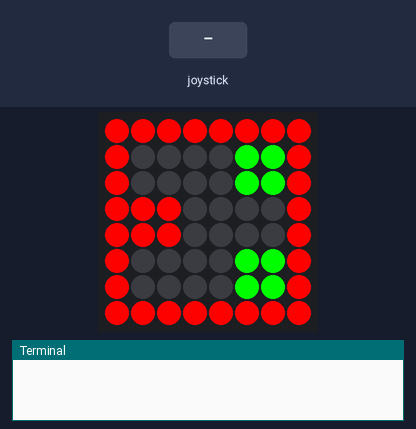
Bench run of a program on a simulated Raspberry Pi (BCM pin numbers) with a Sense HAT. Shown: the Sense HAT's 8×8 RGB LED matrix, the last lines printed to the terminal. Inputs (shaded band) come from the test bench. The pygame window is not drawn.

Above: at 1.2 s.
1.3 s: joystick clicked
At 1.8 s:
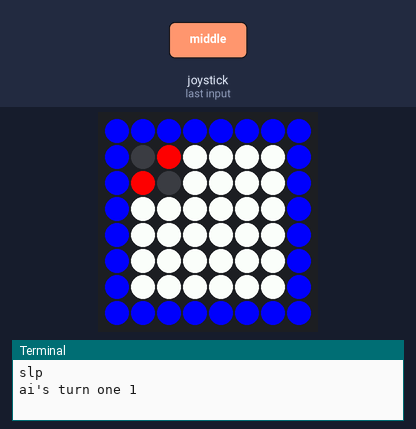
2.8 s: joystick pushed up
At 4.1 s:
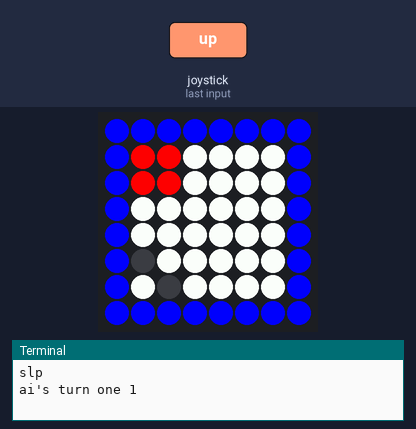
Timing chart, 0 to 5.8 s (numbered marks = the images above; inputs shaded):
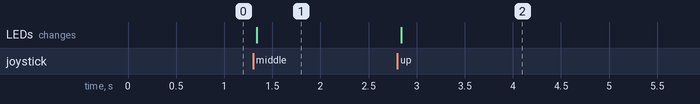

The program:

main.py
```python
"""
    -Eric Hamilton
    -Period 1
    -eng006
"""

from sense_hat import SenseHat
import time
import pygame  # See http://www.pygame.org/docs
from pygame.locals import *
import copy

sense = SenseHat()

WHITE = [255,255,255]
PLAYER_ONE = [255, 0, 0]
PLAYER_TWO = [0, 0, 255]
PLAYER_ONE_DIM = [0, 0, 0]
PLAYER_TWO_DIM = [0, 0, 0]
# 0, 0 = Top left
# 7, 7 = Bottom right


def set_pixels(pixels, color):
    for p in pixels:
        sense.set_pixel(p[0], p[1], color[0], color[1], color[2])


board = [x[:] for x in [["empty"] * 3] * 3]
game_mode = "undef"
turn = "one"
turn_number = 1
selected_square = [0, 0]  # x, y


def main():

    global board
    global game_mode
    global turn
    global turn_number
    global selected_square

    pygame.init()
    pygame.display.set_mode((64, 64))
    while True:
        board = [x[:] for x in [["empty"] * 3] * 3]
        game_mode = "undef"
        turn = "one"
        turn_number = 1
        selected_square = [0, 0]  # x, y

        request_gametype()

        while not is_game_over():
            print_board()
            request_play()

        print_board()
        if player_won("one", board):
            set_edge(PLAYER_ONE)
        elif player_won("two", board):
            set_edge(PLAYER_TWO)
        else:
            print("nobody won...")
            set_edge([0, 0, 0])
        time.sleep(5)


# user selects square to play in (and updates board to represent that), todo: computer AI for selection
def request_play():  # AI is always player one, playing first (life isn't fair. deal with it.)
    global game_mode
    global square_chosen
    if turn == "one":
        set_edge(PLAYER_ONE)
    else:
        set_edge(PLAYER_TWO)
    if (game_mode == "slp") and (turn == "one"):
        request_ai_play()
    else:   # player's turn (either slp or coop)
        square_chosen = False
        is_invalid_input = True
        while is_invalid_input:  # loop until valid square is selected
            not_selected = True
            print_board()
            if turn == "one":
                set_edge(PLAYER_ONE)
                print_cursor(selected_square[0], selected_square[1], PLAYER_ONE_DIM)
            else:
                set_edge(PLAYER_TWO)
                print_cursor(selected_square[0], selected_square[1], PLAYER_TWO_DIM)
            while not_selected:  # loop until center pressed (indicating selection)
                for event in pygame.event.get():
                    if event.type == KEYDOWN:
                        if event.key == pygame.K_RETURN:    # center joystick pressed
                            not_selected = False
                        else:
                            handle_event(event)
                            print_board()
                            if turn == "one":
                                set_edge(PLAYER_ONE)
                                print_cursor(selected_square[0], selected_square[1], PLAYER_ONE_DIM)
                            else:
                                set_edge(PLAYER_TWO)
                                print_cursor(selected_square[0], selected_square[1], PLAYER_TWO_DIM)
            if board[selected_square[0]][selected_square[1]] == "empty":    # valid square, so update board and end loop
                    is_invalid_input = False
                    board[selected_square[0]][selected_square[1]] = turn
    swap_turn()


# ai turn
def request_ai_play():
    print("ai's turn", turn, turn_number)
    # AI's turn (odd turn (turn counts from 1))
    for i in range(9):  # test all possible wins
        test_board = copy.deepcopy(board)
        test_board[i // 3][i % 3] = "one"
        if board[i // 3][i % 3] == "empty" and player_won("one", test_board):  # winning move, so play
            board[i // 3][i % 3] = "one"
            return
    for i in range(9):  # test all possible opponent wins
        test_board = copy.deepcopy(board)
        test_board[i // 3][i % 3] = "two"
        if board[i // 3][i % 3] == "empty" and player_won("two", test_board):  # block opp win move
            board[i // 3][i % 3] = "one"
            return
    if board[0][0] == board[2][2] == board[1][1] == "empty":  # take top left if diagonal from it is free
        board[0][0] = "one"
        return
    if turn_number == 3:
        if board[0][0] == "one" and board[1][1] == board[2][2] == "empty":
            # take bottom right corner if it and center are empty
            board[2][2] = "one"
            return
        else:
            board[2][0] = "one"  # take bottom left if player took our square or center
            return
    if turn_number == 5:
        if board[2][0] == "empty":  # check bottom left, if empty, take it
            board[2][0] = "one"
            return
        elif board[0][2] == "empty":  # take top right square if empty and bottom left is already used
            board[0][2] = "one"
            return
        else:
            # should never reach (if the opponent blocked both above squares, we'd play in the winning squares),
            # but play in a random square
            print("nuclear option! playing randomly! watch out!")
    for i in range(9):  # find an empty square
        if board[i // 3][i % 3] == "empty":
            board[i // 3][i % 3] = "one"
            return


# swaps value of global turn var
def swap_turn():
    global turn
    global turn_number
    turn_number += 1
    if turn == "one":
        turn = "two"
    else:
        turn = "one"


# returns True if there are no more open spaces or if a player has won
def is_game_over():
    if player_won("one", board) or player_won("two", board):
        return True
    for i in range(3):
        for j in range(3):
            if board[i][j] == "empty":
                return False
    return True


# Checks win conditions for one player on board
def player_won(player, brd):
    for i in range(3):  # Horizontal Rows
        if brd[i][0] == brd[i][1] == brd[i][2] == player:
            return True
    for i in range(3):  # Vertical Columns
        if brd[0][i] == brd[1][i] == brd[2][i] == player:
            return True
    if brd[0][0] == brd[1][1] == brd[2][2] == player:  # L->R Diagonal
        return True
    if brd[0][2] == brd[1][1] == brd[2][0] == player:  # R->L Diagonal
        return True
    return False


# prompts for game type, then sets game type global var
def request_gametype():
    global game_mode
    # SHOW OPTIONS
    sense.clear(0, 0, 0)
    print_square(0, 1, [255, 0, 0])
    print_square(2, 0, [0, 255, 0])
    print_square(2, 2, [0, 255, 0])
    # show current selection on border
    sel = 0
    not_selected = True
    while not_selected:
        if sel == 0:
            set_edge([255, 0, 0])
        else:
            set_edge([0, 255, 0])
        for event in pygame.event.get():
            if event.type == KEYDOWN:
                if event.key == pygame.K_LEFT or event.key == pygame.K_RIGHT:
                    sel = (sel + 1) % 2
                elif event.key == pygame.K_RETURN:
                    not_selected = False
    if sel == 0:
        game_mode = "slp"
    else:
        game_mode = "coop"
    print(game_mode)


def print_board():
    for i in range(len(board)):
        for j in range(len(board[i])):
            if board[i][j] == "empty":
                print_square(i, j, WHITE)
            elif board[i][j] == "one":
                print_square(i, j, PLAYER_ONE)
            elif board[i][j] == "two":
                print_square(i, j, PLAYER_TWO)
            else:
                print("junk in square " + str(i) + str(j))
    if turn == "one":
        set_edge(PLAYER_ONE)
    else:
        set_edge(PLAYER_TWO)


# sets a specific tic tac toe square (0 to 2 X 0 to 2) to a given color
def print_square(x, y, color):
    x = (x * 2) + 1
    y = (y * 2) + 1
    set_pixels([[x, y], [x+1, y], [x+1, y+1], [x, y+1]], color)


def set_edge(color):
    for i in range(8):
        sense.set_pixel(i, 0, color[0], color[1], color[2])
        sense.set_pixel(i, 7, color[0], color[1], color[2])
        sense.set_pixel(0, i, color[0], color[1], color[2])
        sense.set_pixel(7, i, color[0], color[1], color[2])


# same as print_square, but creates a diagonal cursor to show selection
def print_cursor(x, y, color):
    x = (x * 2) + 1
    y = (y * 2) + 1
    set_pixels([[x, y], [x + 1, y + 1]], color)


def handle_event(event):
    if event.key == pygame.K_DOWN:
        selected_square[1] = (selected_square[1] + 1 + 3) % 3
    elif event.key == pygame.K_UP:
        selected_square[1] = (selected_square[1] - 1 + 3) % 3
    elif event.key == pygame.K_LEFT:
        selected_square[0] = (selected_square[0] - 1 + 3) % 3
    elif event.key == pygame.K_RIGHT:
        selected_square[0] = (selected_square[0] + 1 + 3) % 3


if __name__ == '__main__':
    main()
```

Measured:
- after the input at 1.3 s, the LEDs: change at once (image 1)
- after the input at 2.8 s, the LEDs: change at once (image 2)
